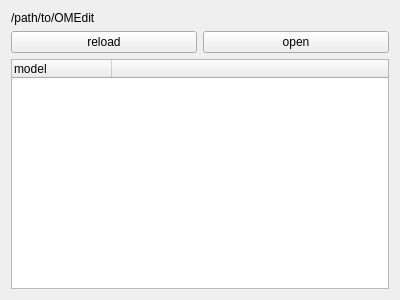
<?xml version="1.0" encoding="UTF-8"?>
<ui version="4.0">
 <class>ModelBrowser</class>
 <widget class="QWidget" name="ModelBrowser">
  <property name="geometry">
   <rect>
    <x>0</x>
    <y>0</y>
    <width>400</width>
    <height>300</height>
   </rect>
  </property>
  <property name="windowTitle">
   <string>ModelBrowser</string>
  </property>
  <layout class="QVBoxLayout" name="verticalLayout">
   <item>
    <widget class="QLabel" name="workDirectoryLabel">
     <property name="text">
      <string>/path/to/OMEdit</string>
     </property>
    </widget>
   </item>
   <item>
    <layout class="QHBoxLayout" name="horizontalLayout">
     <item>
      <widget class="QPushButton" name="reloadPushButton">
       <property name="text">
        <string>reload</string>
       </property>
      </widget>
     </item>
     <item>
      <widget class="QPushButton" name="openPushButton">
       <property name="text">
        <string>open</string>
       </property>
      </widget>
     </item>
    </layout>
   </item>
   <item>
    <widget class="QTreeWidget" name="treeWidget">
     <column>
      <property name="text">
       <string>model</string>
      </property>
     </column>
     <column>
      <property name="text">
       <string> </string>
      </property>
     </column>
    </widget>
   </item>
  </layout>
 </widget>
 <resources/>
 <connections/>
</ui>
